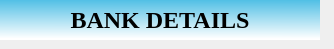
   <widget class="QWidget" name="page_32">
    <widget class="QLabel" name="label_102">
     <property name="geometry">
      <rect>
       <x>0</x>
       <y>0</y>
       <width>50</width>
       <height>40</height>
      </rect>
     </property>
     <property name="styleSheet">
      <string notr="true">border-image: url(:/rsc/images/NagalandGovtLogo.png);</string>
     </property>
     <property name="text">
      <string/>
     </property>
     <property name="scaledContents">
      <bool>true</bool>
     </property>
    </widget>
    <widget class="QLabel" name="label_103">
     <property name="geometry">
      <rect>
       <x>305</x>
       <y>0</y>
       <width>20</width>
       <height>40</height>
      </rect>
     </property>
     <property name="text">
      <string/>
     </property>
     <property name="scaledContents">
      <bool>true</bool>
     </property>
    </widget>
    <widget class="QLabel" name="label_104">
     <property name="geometry">
      <rect>
       <x>0</x>
       <y>0</y>
       <width>320</width>
       <height>40</height>
      </rect>
     </property>
     <property name="font">
      <font>
       <family>Liberation Serif</family>
       <pointsize>18</pointsize>
       <weight>75</weight>
       <bold>true</bold>
      </font>
     </property>
     <property name="styleSheet">
      <string notr="true">background-color: qlineargradient(spread:pad, x1:0.97005, y1:0, x2:0.960199, y2:0.972, stop:0 rgba(80, 191, 229, 255), stop:1 rgba(255, 255, 255, 255));</string>
     </property>
     <property name="text">
      <string>BANK DETAILS</string>
     </property>
     <property name="alignment">
      <set>Qt::AlignCenter</set>
     </property>
    </widget>
    <zorder>label_104</zorder>
    <zorder>label_102</zorder>
    <zorder>label_103</zorder>
   </widget>
